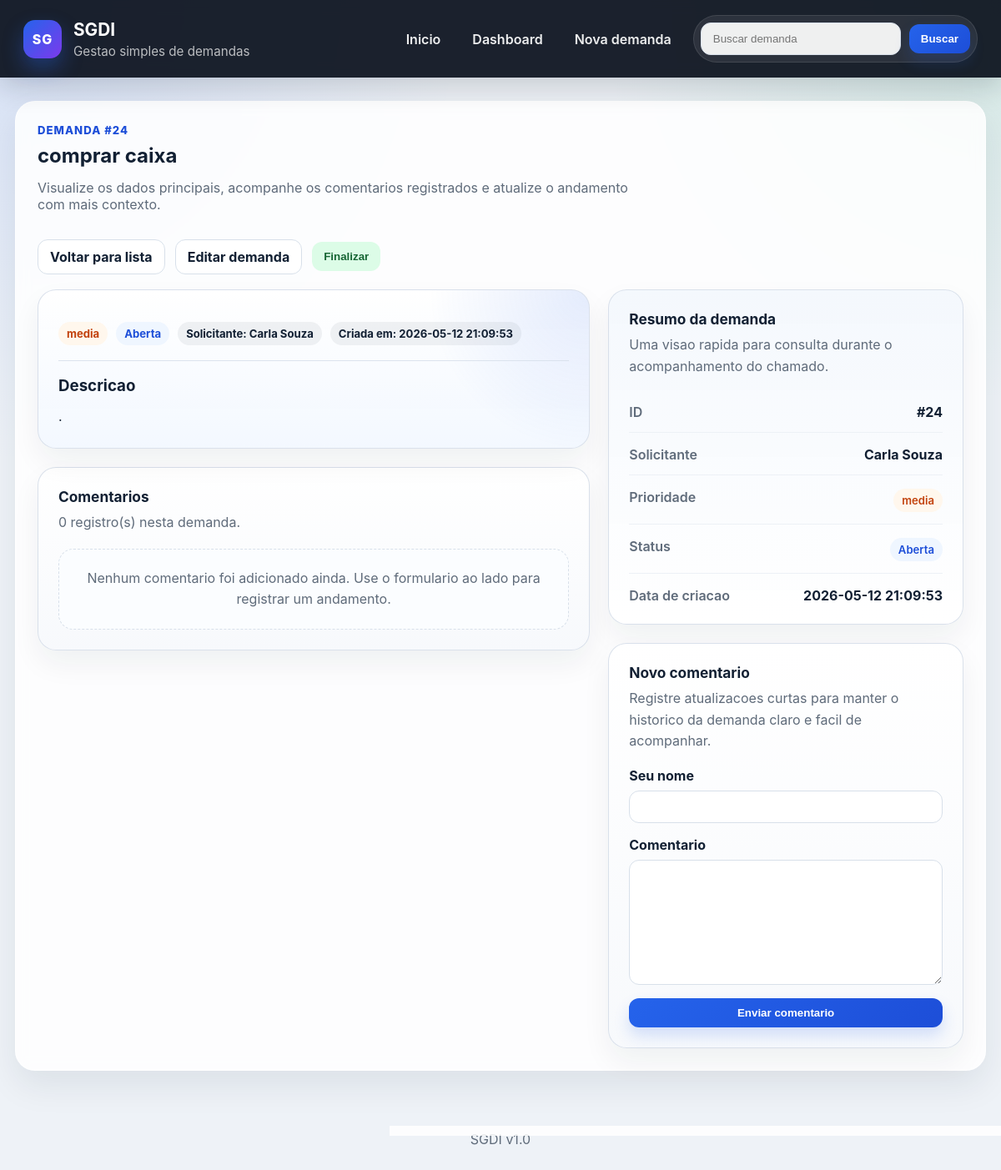
Screenshot of /detalhes/24 with the database file from the repository.
### tables this page shows
CREATE TABLE demandas (
                id INTEGER PRIMARY KEY AUTOINCREMENT,
                titulo TEXT NOT NULL,
                descricao TEXT NOT NULL,
                solicitante_id INTEGER NOT NULL,
                data_criacao TEXT NOT NULL,
                prioridade TEXT NOT NULL DEFAULT 'media',
                status TEXT NOT NULL DEFAULT 'Aberta', data_finalizacao TEXT,
                FOREIGN KEY (solicitante_id) REFERENCES usuarios(id)
            );

CREATE TABLE usuarios (
                id INTEGER PRIMARY KEY AUTOINCREMENT,
                nome TEXT NOT NULL UNIQUE
            );

### app.py (the view)
@app.route('/detalhes/<int:id>')
def detalhes(id):
    conn = get_db()
    cursor = conn.cursor()
    demanda = cursor.execute(
        """
        SELECT
            d.id,
            d.titulo,
            d.descricao,
            u.nome AS solicitante,
            d.data_criacao,
            d.prioridade,
            d.status,
            d.solicitante_id
        FROM demandas d
        JOIN usuarios u ON u.id = d.solicitante_id
        WHERE d.id = ?
        """,
        (id,),
    ).fetchone()
    if demanda is None:
        conn.close()
        abort(404)
    comentarios = cursor.execute(
        'SELECT * FROM comentarios WHERE demanda_id = ? ORDER BY id',
        (id,),
    ).fetchall()
    conn.close()
    return render_template('detalhes.html', demanda=demanda, comentarios=comentarios)

### app.py (called while the page is built)
def get_db():
    conn = sqlite3.connect(DB_PATH)
    conn.row_factory = sqlite3.Row
    conn.execute("PRAGMA journal_mode = MEMORY")
    conn.execute("PRAGMA foreign_keys = ON")
    return conn

### templates/detalhes.html
{% extends "base.html" %}
{% block content %}
<div class="section-head">
    <div>
        <p class="page-kicker">Demanda #{{ demanda[0] }}</p>
        <h2>{{ demanda[1] }}</h2>
        <p class="muted page-copy">Visualize os dados principais, acompanhe os comentarios registrados e atualize o andamento com mais contexto.</p>
    </div>
    <div class="page-actions">
        <a class="btn-link" href="/">Voltar para lista</a>
        <a class="btn-link" href="/editar/{{ demanda[0] }}">Editar demanda</a>
        {% if demanda[6] != 'Finalizada' %}
        <form
            action="/finalizar/{{ demanda[0] }}"
            method="POST"
            data-confirm-modal
            data-confirm-title="Finalizar demanda"
            data-confirm-message="Essa demanda sera movida para a lista de finalizadas."
            data-confirm-button="Finalizar"
            data-confirm-kicker="Mudanca de status"
            data-confirm-pill="Finalizacao"
            data-confirm-note="Voce ainda podera consultar a demanda na aba de finalizadas."
            data-confirm-variant="success"
        >
            <button class="btn-success" type="submit">Finalizar</button>
        </form>
        {% endif %}
    </div>
</div>
<div class="detail-layout">
    <div class="detail-stack">
        <section class="surface-card detail-hero">
            <div class="detail-meta">
                <span class="badge {{ demanda[5] }}">{{ demanda[5] }}</span>
                <span class="badge {{ demanda[6]|lower }}">{{ demanda[6] }}</span>
                <span class="info-chip">Solicitante: {{ demanda[3] }}</span>
                <span class="info-chip">Criada em: {{ demanda[4] }}</span>
            </div>
            <div class="detail-description">
                <h3>Descricao</h3>
                <p class="text-block">{{ demanda[2] }}</p>
            </div>
        </section>
        <section class="surface-card">
            <div class="panel-head">
                <h3>Comentarios</h3>
                <p>{{ comentarios|length }} registro(s) nesta demanda.</p>
            </div>
            {% if comentarios %}
            <div class="comment-list">
                {% for comentario in comentarios %}
                <article class="comment-item">
                    <div class="comment-head">
                        <strong class="comment-author">{{ comentario[3] }}</strong>
                        <span class="comment-date">{{ comentario[4] }}</span>
                    </div>
                    <p class="comment-body">{{ comentario[2] }}</p>
                </article>
                {% endfor %}
            </div>
            {% else %}
            <div class="empty-state">
                Nenhum comentario foi adicionado ainda. Use o formulario ao lado para registrar um andamento.
            </div>
            {% endif %}
        </section>
    </div>
    <aside class="detail-stack">
        <section class="surface-card form-panel-soft">
            <div class="panel-head">
                <h3>Resumo da demanda</h3>
                <p>Uma visao rapida para consulta durante o acompanhamento do chamado.</p>
            </div>
            <div class="summary-list">
                <div class="summary-row">
                    <span>ID</span>
                    <strong>#{{ demanda[0] }}</strong>
                </div>
                <div class="summary-row">
                    <span>Solicitante</span>
                    <strong>{{ demanda[3] }}</strong>
                </div>
                <div class="summary-row">
                    <span>Prioridade</span>
                    <strong><span class="badge {{ demanda[5] }}">{{ demanda[5] }}</span></strong>
                </div>
                <div class="summary-row">
                    <span>Status</span>
                    <strong><span class="badge {{ demanda[6]|lower }}">{{ demanda[6] }}</span></strong>
                </div>
                <div class="summary-row">
                    <span>Data de criacao</span>
                    <strong>{{ demanda[4] }}</strong>
                </div>
            </div>
        </section>
        <section class="surface-card">
            <div class="panel-head">
                <h3>Novo comentario</h3>
                <p>Registre atualizacoes curtas para manter o historico da demanda claro e facil de acompanhar.</p>
            </div>
            <form class="comment-form" method="POST" action="/adicionar_comentario/{{ demanda[0] }}">
                <div class="field-block">
                    <label for="autor">Seu nome</label>
                    <input id="autor" type="text" name="autor">
                </div>
                <div class="field-block">
                    <label for="comentario">Comentario</label>
                    <textarea id="comentario" name="comentario" rows="5"></textarea>
                </div>
                <button type="submit">Enviar comentario</button>
            </form>
        </section>
    </aside>
</div>
{% endblock %}

### rows the page displays
demandas: id "24", titulo "comprar caixa", prioridade "media", status "Aberta", data_criacao "2026-05-12 21:09:53", descricao "."
usuarios: nome "Carla Souza"

### other values shown
{{ comentarios|length }} "0"
